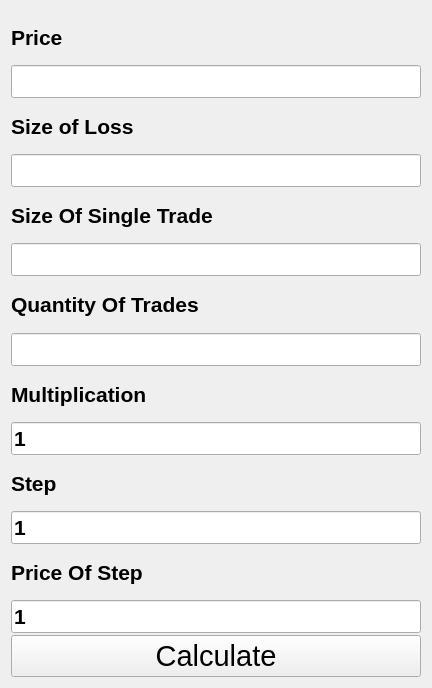
     <widget class="QWidget" name="page_8">
      <property name="enabled">
       <bool>true</bool>
      </property>
      <property name="minimumSize">
       <size>
        <width>432</width>
        <height>688</height>
       </size>
      </property>
      <property name="font">
       <font>
        <pointsize>16</pointsize>
        <bold>true</bold>
       </font>
      </property>
      <layout class="QVBoxLayout" name="verticalLayout_15">
       <item>
        <layout class="QVBoxLayout" name="verticalLayout_7">
         <property name="spacing">
          <number>2</number>
         </property>
         <item>
          <widget class="QLabel" name="label_20">
           <property name="font">
            <font>
             <pointsize>16</pointsize>
             <bold>true</bold>
            </font>
           </property>
           <property name="text">
            <string>Price</string>
           </property>
          </widget>
         </item>
         <item>
          <widget class="QLineEdit" name="lineEdit_13">
           <property name="maxLength">
            <number>6</number>
           </property>
          </widget>
         </item>
         <item>
          <widget class="QLabel" name="label_21">
           <property name="font">
            <font>
             <pointsize>16</pointsize>
             <bold>true</bold>
            </font>
           </property>
           <property name="text">
            <string>Size of Loss</string>
           </property>
          </widget>
         </item>
         <item>
          <widget class="QLineEdit" name="lineEdit_14">
           <property name="maxLength">
            <number>6</number>
           </property>
          </widget>
         </item>
         <item>
          <widget class="QLabel" name="label_22">
           <property name="font">
            <font>
             <pointsize>16</pointsize>
             <bold>true</bold>
            </font>
           </property>
           <property name="text">
            <string>Size Of Single Trade</string>
           </property>
          </widget>
         </item>
         <item>
          <widget class="QLineEdit" name="lineEdit_15">
           <property name="maxLength">
            <number>6</number>
           </property>
          </widget>
         </item>
         <item>
          <widget class="QLabel" name="label_23">
           <property name="font">
            <font>
             <pointsize>16</pointsize>
             <bold>true</bold>
            </font>
           </property>
           <property name="text">
            <string>Quantity Of Trades</string>
           </property>
          </widget>
         </item>
         <item>
          <widget class="QLineEdit" name="lineEdit_16">
           <property name="maxLength">
            <number>6</number>
           </property>
          </widget>
         </item>
         <item>
          <widget class="QLabel" name="label_24">
           <property name="font">
            <font>
             <pointsize>16</pointsize>
             <bold>true</bold>
            </font>
           </property>
           <property name="text">
            <string>Multiplication</string>
           </property>
          </widget>
         </item>
         <item>
          <widget class="QLineEdit" name="lineEdit_17">
           <property name="sizePolicy">
            <sizepolicy hsizetype="Expanding" vsizetype="Fixed">
             <horstretch>0</horstretch>
             <verstretch>0</verstretch>
            </sizepolicy>
           </property>
           <property name="text">
            <string>1</string>
           </property>
           <property name="maxLength">
            <number>6</number>
           </property>
          </widget>
         </item>
         <item>
          <widget class="QLabel" name="label_25">
           <property name="font">
            <font>
             <pointsize>16</pointsize>
             <bold>true</bold>
            </font>
           </property>
           <property name="text">
            <string>Step</string>
           </property>
          </widget>
         </item>
         <item>
          <widget class="QLineEdit" name="lineEdit_18">
           <property name="enabled">
            <bool>true</bool>
           </property>
           <property name="text">
            <string>1</string>
           </property>
           <property name="maxLength">
            <number>6</number>
           </property>
          </widget>
         </item>
         <item>
          <widget class="QLabel" name="label_66">
           <property name="text">
            <string>Price Of Step</string>
           </property>
          </widget>
         </item>
         <item>
          <widget class="QLineEdit" name="lineEdit_57">
           <property name="enabled">
            <bool>true</bool>
           </property>
           <property name="text">
            <string>1</string>
           </property>
           <property name="maxLength">
            <number>6</number>
           </property>
          </widget>
         </item>
         <item>
          <widget class="QPushButton" name="pushButton_22">
           <property name="font">
            <font>
             <pointsize>22</pointsize>
             <bold>false</bold>
            </font>
           </property>
           <property name="text">
            <string>Calculate</string>
           </property>
          </widget>
         </item>
        </layout>
       </item>
      </layout>
     </widget>
